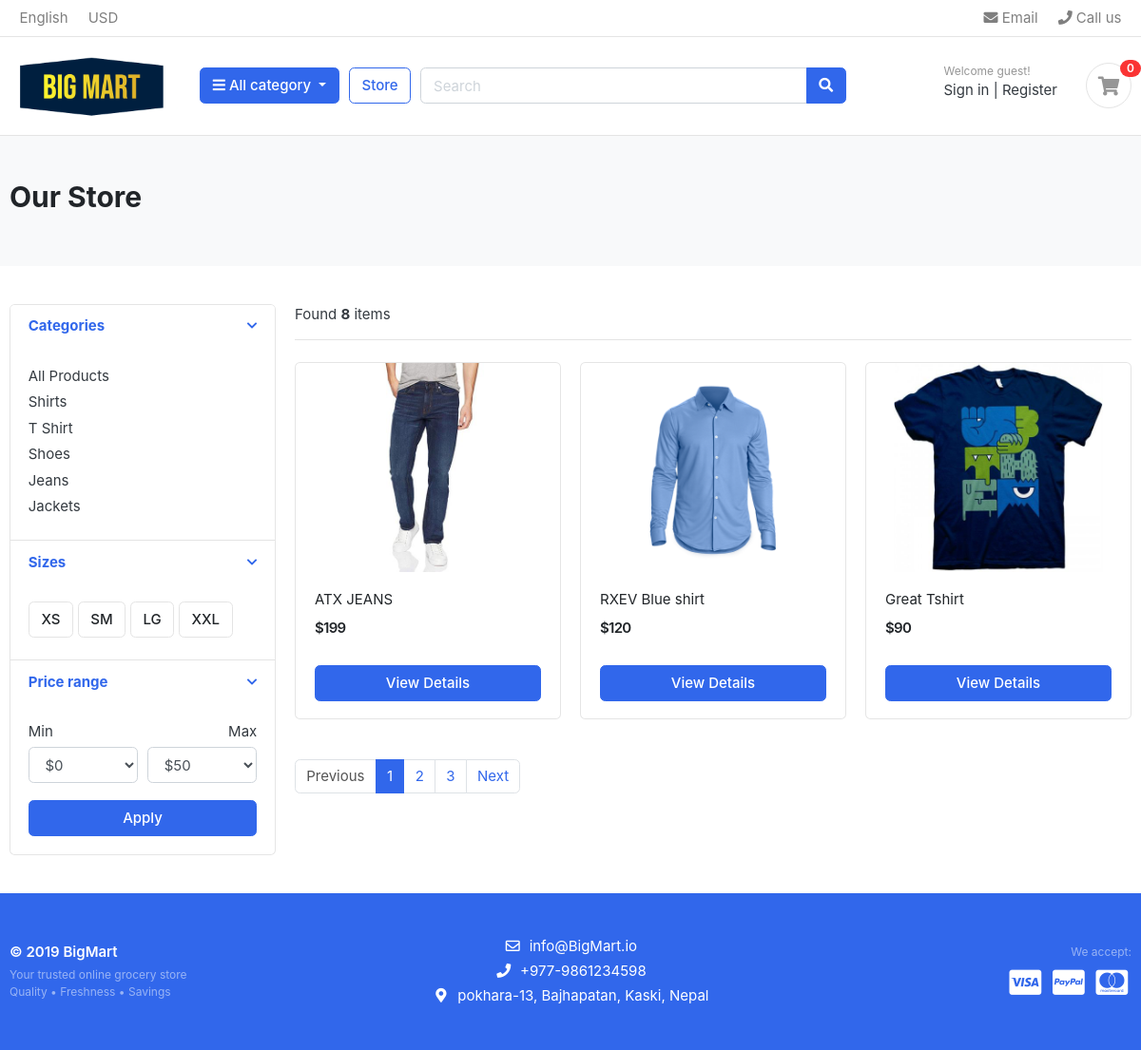
/store/, run on the app's committed database.
### category/models.py (models this page shows, shortened)
class Category(models.Model):
  category_name = models.CharField(max_length=50, unique=True)
  slug=models.SlugField(max_length=100, unique=True)
  description=models.TextField(max_length=255, blank=True)#Textfield allows larger text than charfield
  cat_image=models.ImageField(upload_to='photos/categories', blank=True)
  class Meta:
    verbose_name='category'
    verbose_name_plural='categories'
  def get_url(self):
      return reverse('products_by_category', args = [self.slug])

### store/models.py (models this page shows, shortened)
class Product(models.Model):
  product_name = models.CharField(max_length=200,unique=True)
  slug = models.SlugField(max_length=200, unique=True)
  description = models.TextField(max_length=500, blank=True)
  price = models.IntegerField()
  images = models.ImageField(upload_to='photos/products')
  stock = models.IntegerField()
  is_available = models.BooleanField(default=True)
  category = models.ForeignKey(Category, on_delete=models.CASCADE)
  created_date = models.DateTimeField(auto_now_add=True)
  modified_date = models.DateTimeField(auto_now=True)
  def get_url(self):
    return reverse('product_detail', args=[self.category.slug, self.slug]) #self is product and slug is in a product class

### store/views.py (the view)
# urls.py: path('',views.store, name='store'),
def store(request,category_slug=None):
  categories =None
  products=None
  if category_slug != None:
    categories = get_object_or_404(Category, slug = category_slug)
    products = Product.objects.filter(category=categories, is_available=True)
    paginator = Paginator(products,1)#show 6 products in one page
    page= request.GET.get('page')
    paged_products = paginator.get_page(page)#those 6 produstc are stored here
    product_count = products.count()
  else:
    products = Product.objects.all().filter(is_available=True).order_by('id') #this is for quering database explanation is below
    paginator = Paginator(products,3)#show 6 products in one page
    page= request.GET.get('page')
    paged_products = paginator.get_page(page)#those 6 produstc are stored here
    product_count = products.count()
  context = {
    'products': paged_products,
    'product_count': product_count
  }
  return render(request,'store/store.html', context)

### carts/context_processors.py (called while the page is built)
def counter(request):
  cart_count=0
  if 'admin' in request.path:
    return {}
  else:
    try:
      cart= Cart.objects.filter(cart_id=_cart_id(request))
      cart_items = CartItem.objects.all().filter(cart=cart[:1])
      for cart_item in cart_items:
          cart_count += cart_item.quantity
    except Cart.DoesNotExist:
      cart_count = 0
  return dict(cart_count = cart_count)

### carts/views.py (called while the page is built)
def _cart_id(request):
    if not request.session.session_key:#Checks if the session_key attribute of request.session is None or empty.
        request.session.save()#If no session_key exists, calls save() to create a new session and generate a session_key.
    cart_id = request.session.session_key.strip()  #  Retrieves the session_key and uses strip() to remove any leading or trailing whitespace, preventing mismatches in the cart_id field (a potential cause of the issue where the cart view can’t find the Cart).
    return cart_id

### category/context_processors.py (called while the page is built)
def menu_links(request):
  links = Category.objects.all()
  return dict(links=links)

### templates/store/store.html (shortened to what this page needs)
{% extends 'base.html' %}
{% load static %}
{% block content %}
<section class="section-pagetop bg">
<div class="container">
	{% if 'search' in request.path %}
		<h2 class="title-page"> Search Result </h2>
	{% else %}
		<h2 class="title-page">Our Store</h2>
	{% endif %}
</div>
</section>
<section class="section-content padding-y">
<div class="container">
<div class="row">
	<aside class="col-md-3">
<div class="card">
	<article class="filter-group">
		<header class="card-header">
			<a href="#" data-toggle="collapse" data-target="#collapse_1" aria-expanded="true" class="">
				<i class="icon-control fa fa-chevron-down"></i>
				<h6 class="title">Categories</h6>
			</a>
		</header>
		<div class="filter-content collapse show" id="collapse_1" style="">
			<div class="card-body">
				<ul class="list-menu">
					<li><a href="{% url 'store' %}">All Products </a></li>
					{% for category in links%}
				<li><a href="{{category.get_url}}">{{category.category_name}}  </a></li>
				{% endfor %}
				</ul>
			</div>
		</div>
	</article>
	<article class="filter-group">
		<header class="card-header">
			<a href="#" data-toggle="collapse" data-target="#collapse_4" aria-expanded="true" class="">
				<i class="icon-control fa fa-chevron-down"></i>
				<h6 class="title">Sizes </h6>
			</a>
		</header>
		<div class="filter-content collapse show" id="collapse_4" style="">
			<div class="card-body">
			  <label class="checkbox-btn">
			    <span class="btn btn-light"> XS </span>
			  </label>
			  <label class="checkbox-btn">
			    <span class="btn btn-light"> SM </span>
			  </label>
			  <label class="checkbox-btn">
			    <span class="btn btn-light"> LG </span>
			  </label>
			  <label class="checkbox-btn">
			    <span class="btn btn-light"> XXL </span>
			  </label>
		</div>
		</div>
	</article>
	<article class="filter-group">
		<header class="card-header">
			<a href="#" data-toggle="collapse" data-target="#collapse_3" aria-expanded="true" class="">
				<i class="icon-control fa fa-chevron-down"></i>
				<h6 class="title">Price range </h6>
			</a>
		</header>
		<div class="filter-content collapse show" id="collapse_3" style="">
			<div class="card-body">
				<div class="form-row">
				<div class="form-group col-md-6">
				  <label>Min</label>
				  	<select class="mr-2 form-control">
						<option value="0">$0</option>
					</select>
				</div>
				<div class="form-group text-right col-md-6">
				  <label>Max</label>
				  	<select class="mr-2 form-control">
						<option value="50">$50</option>
					</select>
				</div>
				</div>
				<button class="btn btn-block btn-primary">Apply</button>
			</div>
		</div>
	</article>
</div>
	</aside>
	<main class="col-md-9">
<header class="border-bottom mb-4 pb-3">
		<div class="form-inline">
			<span class="mr-md-auto"> Found  <b>{{ product_count }}</b> items  </span>
		</div>
</header>
<div class="row">
{% if products %}
  {% for product in products %}
	<div class="col-md-4">
		<figure class="card card-product-grid">
			<div class="img-wrap">
				<a href="{{ product.get_url }}"><img src="{{ product.images.url }}"> </a>
			</div>
			<figcaption class="info-wrap">
				<div class="fix-height">
					<a href="{{ product.get_url }}" class="title">{{ product.product_name }}</a>
					<div class="price-wrap mt-2">
						<span class="price">${{ product.price }}</span>
					</div>
				</div>
				<a href="{{ product.get_url }}" class="btn btn-block btn-primary">View Details </a>
			</figcaption>
		</figure>
	</div>
	{% endfor %}
{% else %}
<div><h2>No result Found. Please Try Again</h2></div>
{% endif %}
</div>
<nav class="mt-4" aria-label="Page navigation sample">
	{% if products.has_other_pages %}
  <ul class="pagination">
		{% if products.has_previous %}
    <li class="page-item "><a class="page-link" href="?page={{products.previous_page_number}}">Previous</a></li>
		{% else %}
		<li class="page-item disabled"><a class="page-link" href="#">Previous</a></li>
		{% endif %}
		{% for i in products.paginator.page_range %}
			{% if products.number == i %}
        <li class="page-item active"><a class="page-link" href="#">{{i}}</a></li>
			{% else %}
				<li class="page-item"><a class="page-link" href="?page={{i}}">{{i}}</a></li>
			{% endif %}
		{% endfor %}
		{% if products.has_next %}
      <li class="page-item"><a class="page-link" href="?page={{products.next_page_number}}">Next</a></li>
		{% else %}
			<li class="page-item disabled"><a class="page-link" href="#">Next</a></li>
		{% endif %}
  </ul>
	{%endif%}
</nav>
	</main>
</div>
</div>
</section>
{% endblock %}

### static/css/ui.css (style rules this page uses)
html { font-family: "Inter", sans-serif; font-size: 15px; }
.img-wrap { text-align: center; display: block; }
.img-wrap img { max-width: 100%; }
.price-wrap { letter-spacing: -0.7px; }
.padding-y { padding-top: 40px; padding-bottom: 40px; }
figure { margin-bottom: 0; }
article:after, .form-group:after { display: block; clear: both; content: ""; }
.bg { background-color: #f8f9fa; }
.title-page { color: #212529; }
.btn-light { background-color: #fff; border-color: #e4e4e4; }
[class*=list-] li:after { visibility: hidden; display: block; content: ""; overflow: hidden; height: 0; clear: both; }
.list-menu { list-style: none; margin: 0; padding-left: 0; }
.list-menu li { margin-bottom: 5px; }
.list-menu a { color: #343a40; }
[class*=card-product] a.title { color: #212529; display: block; }
[class*=card-product] .img-wrap { overflow: hidden; position: relative; }
[class*=card-product] .img-wrap img { height: 100%; max-width: 100%; width: auto; display: inline-block; -o-object-fit: cover; object-fit: cover; }
.card-product-grid { margin-bottom: 20px; }
.card-product-grid .img-wrap { border-radius: 0.2rem 0.2rem 0 0; height: 220px; }
.card-product-grid .info-wrap { overflow: hidden; padding: 18px 20px; }
.card-product-grid .fix-height { height: 80px; overflow: hidden; }
.card .img-wrap { overflow: hidden; }
.price { font-weight: 600; color: #212529; }
.icon-control { margin-top: 5px; float: right; font-size: 80%; }
.card-header .title { margin-bottom: 0; line-height: 1.5; }
.filter-group { border-bottom: 1px solid #e4e4e4; }
.filter-group .card-header { border-bottom: 0; }
.filter-group:last-child { border-bottom: 0; }
.checkbox-btn { position: relative; }
.section-pagetop { padding: 45px 0; }

### data on the page
Category: category_name "Shirts"
Category: category_name "T Shirt"
Category: category_name "Shoes"
Category: category_name "Jeans"
Category: category_name "Jackets"
Product: images (picture), product_name "ATX JEANS", price "199"
Product: images (picture), product_name "RXEV Blue shirt", price "120"
Product: images (picture), product_name "Great Tshirt", price "90"

### other printed values
{{ cart_count }} "0"
{{ product_count }} "8"
{{ i }} "1"
{{ i }} "2" "3"
